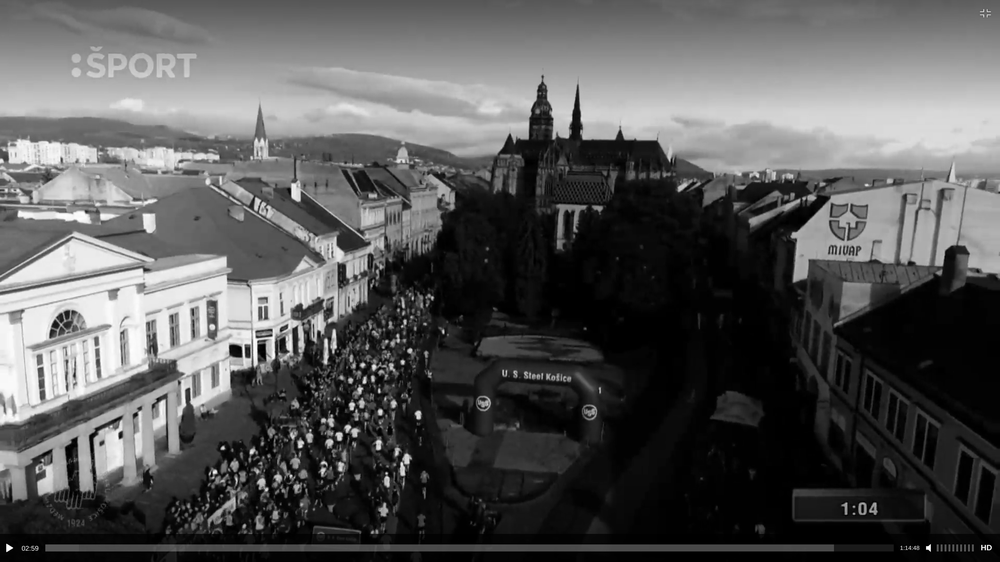
#> input picture du1/mmm_cierny.png, 1000 x 562 px, shrunk from 2560 x 1440 before the run
$ python hocico.py
#> lines starting #> are read from the running program, lines starting #| are printed output that depends on the picture
import matplotlib.pyplot as plt
import cv2 as cv2  # pip install opencv-python
import numpy as np

def show(image, dpi):
    plt.figure(dpi=dpi)
    plt.imshow(image, cmap='gray')
    plt.axis('off')  # Skrýt osy pro čistší vzhled
    plt.show()

#######
####### kod mozno nefunguje bol skopirovany ale testuje sa tu clahe
#######
# vyhladzovanie histogramu pomocou clahe

img_clahe = cv2.imread('mmm_cierny.png',0)
#> img_clahe is the input picture: shape (562, 1000); min 0, max 255, mean 87.6

# create a CLAHE object (Arguments are optional).
clahe = cv2.createCLAHE(clipLimit=2.0, tileGridSize=(8,8))
cl1 = clahe.apply(img_clahe)
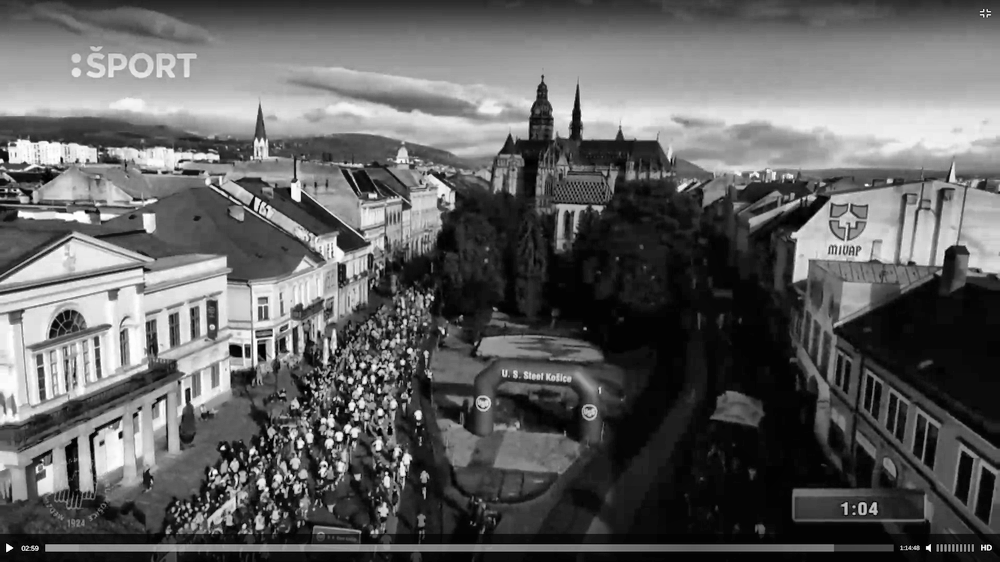
#> cl1: shape (562, 1000); min 0, max 255, mean 97

cv2.imwrite('mmm_clahe.png',cl1)
#> (the run stopped early here; a loop or call above may not have finished)
